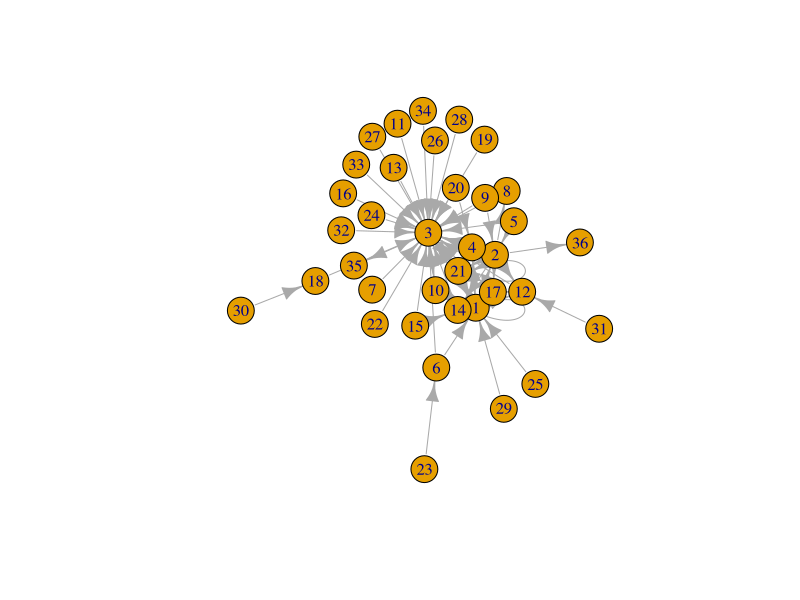
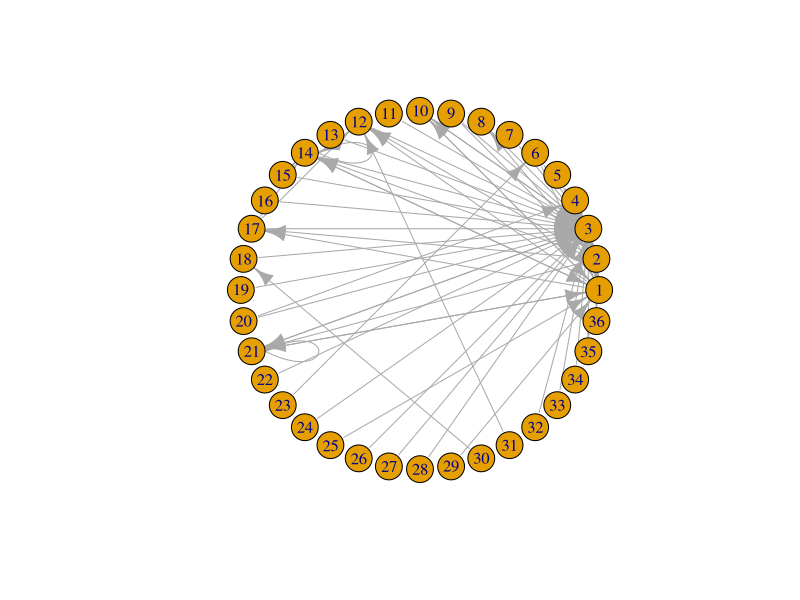
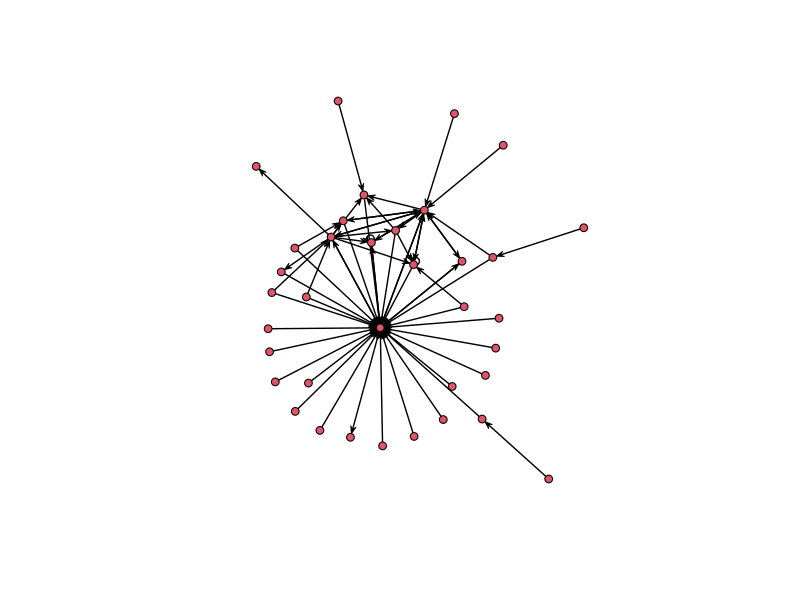

Write the R code that produced these figures, in order.
## Create igraph and network objects ##

### igraph object ###

library(tidyverse)
library(igraph)

letters <- read_csv("data/dvdm-correspondence-1591.csv")

per_route <- letters %>%  
  group_by(source, destination) %>%
  summarise(count = n()) %>%
  remove_missing() %>%
  arrange(desc(count)) %>% 
  ungroup()

# Distinct sources and destinations into a single tibble with id column as first column
sources <- per_route %>%
  distinct(source) %>%
  rename(place = source)

destinations <- per_route %>%
  distinct(destination) %>%
  rename(place = destination)

nodes <- full_join(sources, destinations)
nodes <- add_column(nodes, id = 1:nrow(nodes))
nodes <- select(nodes, id, everything())

# Create links with ids for source and destination and bring id columns to beginning of df
links <- per_route %>% 
  left_join(nodes, by = c("source" = "place")) %>% 
  rename(from = id) %>% 
  left_join(nodes, by = c("destination" = "place")) %>% 
  rename(to = id)

links <- select(links, from, to, everything())

# Create igraph object
routes_network <- graph_from_data_frame(d = links, vertices = nodes, directed = TRUE)

plot(routes_network)

# Circle plot
circle <- layout_in_circle(routes_network)
plot(routes_network, layout = circle)

### Network object ###

detach(package:igraph)
library(network)
rm(routes_network)

routes_network <- network(links, vertex.attr = nodes, matrix.type = "edgelist", 
                                  loops = TRUE, multiple = FALSE, ignore.eval = FALSE)

plot(routes_network)
